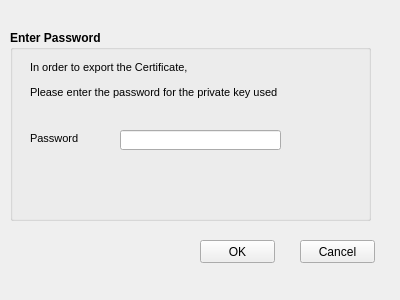
<?xml version="1.0" encoding="UTF-8"?>
<ui version="4.0">
 <class>Password</class>
 <widget class="QDialog" name="Password">
  <property name="geometry">
   <rect>
    <x>0</x>
    <y>0</y>
    <width>400</width>
    <height>300</height>
   </rect>
  </property>
  <property name="windowTitle">
   <string>Dialog</string>
  </property>
  <widget class="QLabel" name="label_2">
   <property name="geometry">
    <rect>
     <x>220</x>
     <y>320</y>
     <width>151</width>
     <height>16</height>
    </rect>
   </property>
   <property name="text">
    <string/>
   </property>
  </widget>
  <widget class="QPushButton" name="export_Button">
   <property name="enabled">
    <bool>true</bool>
   </property>
   <property name="geometry">
    <rect>
     <x>420</x>
     <y>330</y>
     <width>75</width>
     <height>23</height>
    </rect>
   </property>
   <property name="text">
    <string>Export</string>
   </property>
  </widget>
  <widget class="QGroupBox" name="hBoxCreatePasswordExport">
   <property name="enabled">
    <bool>true</bool>
   </property>
   <property name="geometry">
    <rect>
     <x>10</x>
     <y>30</y>
     <width>361</width>
     <height>191</height>
    </rect>
   </property>
   <property name="font">
    <font>
     <weight>75</weight>
     <bold>true</bold>
    </font>
   </property>
   <property name="title">
    <string>Enter Password </string>
   </property>
   <widget class="QLineEdit" name="password_export_LineEdit">
    <property name="geometry">
     <rect>
      <x>110</x>
      <y>100</y>
      <width>161</width>
      <height>20</height>
     </rect>
    </property>
    <property name="font">
     <font>
      <weight>50</weight>
      <bold>false</bold>
     </font>
    </property>
    <property name="echoMode">
     <enum>QLineEdit::Password</enum>
    </property>
   </widget>
   <widget class="QLabel" name="label_9">
    <property name="geometry">
     <rect>
      <x>20</x>
      <y>100</y>
      <width>61</width>
      <height>16</height>
     </rect>
    </property>
    <property name="font">
     <font>
      <pointsize>8</pointsize>
      <weight>50</weight>
      <bold>false</bold>
     </font>
    </property>
    <property name="text">
     <string>Password</string>
    </property>
   </widget>
   <widget class="QLabel" name="label">
    <property name="geometry">
     <rect>
      <x>20</x>
      <y>30</y>
      <width>351</width>
      <height>41</height>
     </rect>
    </property>
    <property name="font">
     <font>
      <pointsize>8</pointsize>
     </font>
    </property>
    <property name="text">
     <string>&lt;html&gt;&lt;head/&gt;&lt;body&gt;&lt;p&gt;&lt;span style=&quot; font-weight:400;&quot;&gt;In order to export the Certificate,&lt;/span&gt;&lt;/p&gt;&lt;p&gt;&lt;span style=&quot; font-weight:400;&quot;&gt;Please enter the password for the private key used&lt;/span&gt;&lt;/p&gt;&lt;/body&gt;&lt;/html&gt;</string>
    </property>
   </widget>
  </widget>
  <widget class="QPushButton" name="pushButton_2">
   <property name="geometry">
    <rect>
     <x>530</x>
     <y>330</y>
     <width>75</width>
     <height>23</height>
    </rect>
   </property>
   <property name="text">
    <string>Cancel</string>
   </property>
  </widget>
  <widget class="QLabel" name="confirmPassword_label">
   <property name="geometry">
    <rect>
     <x>20</x>
     <y>190</y>
     <width>211</width>
     <height>20</height>
    </rect>
   </property>
   <property name="font">
    <font>
     <weight>50</weight>
     <bold>false</bold>
    </font>
   </property>
   <property name="text">
    <string/>
   </property>
  </widget>
  <widget class="QPushButton" name="OKBtn">
   <property name="geometry">
    <rect>
     <x>200</x>
     <y>240</y>
     <width>75</width>
     <height>23</height>
    </rect>
   </property>
   <property name="text">
    <string>OK</string>
   </property>
  </widget>
  <widget class="QPushButton" name="cancelBtn">
   <property name="geometry">
    <rect>
     <x>300</x>
     <y>240</y>
     <width>75</width>
     <height>23</height>
    </rect>
   </property>
   <property name="text">
    <string>Cancel</string>
   </property>
  </widget>
 </widget>
 <resources/>
 <connections/>
</ui>
